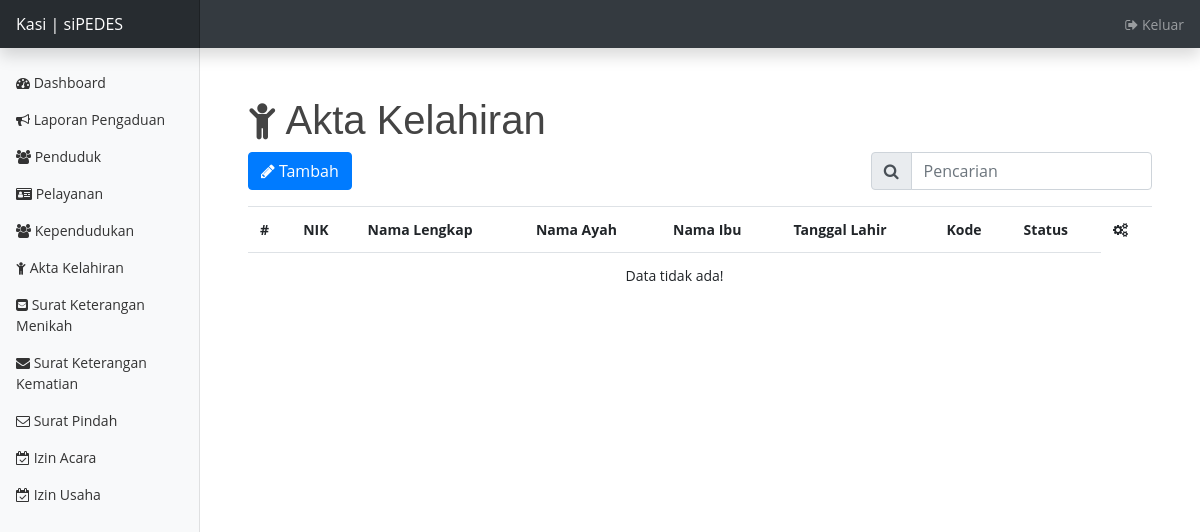
Page /index.php/petugas/akta on the earlier database version.
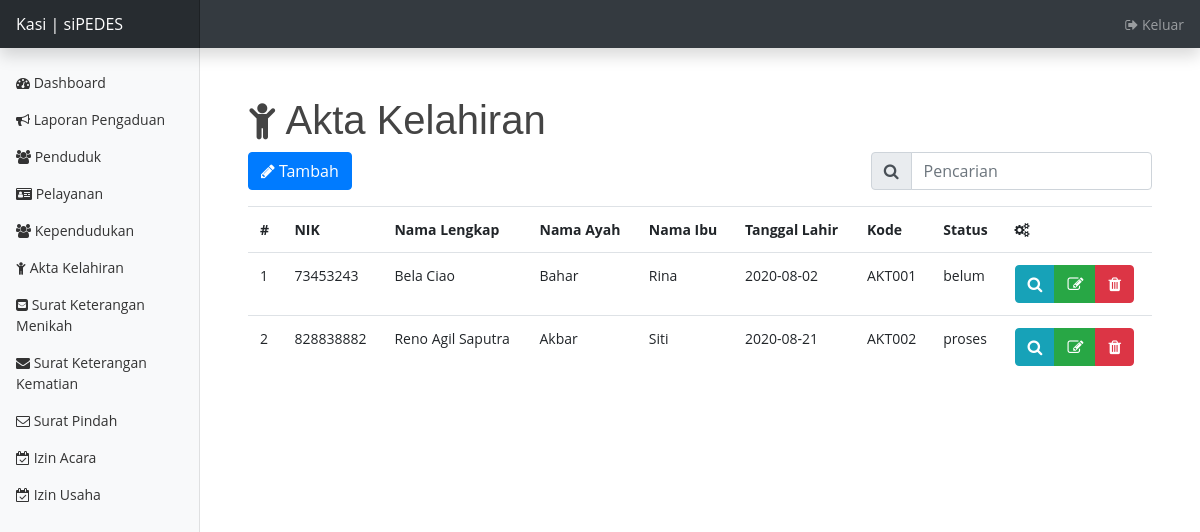
Same page on the later database version.
### tables this page shows
CREATE TABLE `akta_kelahiran` (
  `id_akta_kelahiran` int(11) NOT NULL,
  `id_penduduk` int(11) NOT NULL,
  `nama_lengkap` varchar(255) NOT NULL,
  `tmp_lahir` varchar(255) NOT NULL,
  `tgl_lahir` date NOT NULL,
  `jk` char(1) NOT NULL,
  `kewarganegaraan` varchar(255) NOT NULL,
  `agama` varchar(255) NOT NULL,
  `nama_ayah` varchar(255) NOT NULL,
  `nama_ibu` varchar(255) NOT NULL,
  `alamat` text NOT NULL,
  `rt` int(11) NOT NULL,
  `rw` int(11) NOT NULL,
  `no_rumah` varchar(255) NOT NULL,
  `kelurahan_desa` varchar(255) NOT NULL,
  `kecamatan` varchar(255) NOT NULL,
  `kabupaten_kota` varchar(255) NOT NULL,
  `kode_pos` int(11) NOT NULL,
  `gambar_surat_pengantar` text NOT NULL,
  `waktu` datetime NOT NULL,
  `kode` varchar(255) NOT NULL,
  `status` varchar(255) NOT NULL
);

CREATE TABLE `penduduk` (
  `id_penduduk` int(11) NOT NULL,
  `nik` varchar(255) NOT NULL,
  `no_kk` varchar(255) NOT NULL,
  `nama_lengkap` varchar(255) NOT NULL,
  `tmp_lahir` varchar(255) NOT NULL,
  `tgl_lahir` date NOT NULL,
  `jk` char(1) NOT NULL,
  `kewarganegaraan` varchar(255) NOT NULL,
  `status_perkawinan` varchar(255) NOT NULL,
  `agama` varchar(255) NOT NULL,
  `pekerjaan` varchar(255) NOT NULL,
  `telp` varchar(255) NOT NULL,
  `alamat` text NOT NULL,
  `rt` int(11) NOT NULL,
  `rw` int(11) NOT NULL,
  `no_rumah` varchar(255) NOT NULL,
  `kelurahan_desa` varchar(255) NOT NULL,
  `kecamatan` varchar(255) NOT NULL,
  `kabupaten_kota` varchar(255) NOT NULL,
  `kode_pos` int(11) NOT NULL,
  `kata_sandi` varchar(255) NOT NULL,
  `foto` text NOT NULL
);

### application/controllers/Petugas.php (called while the page is built, shortened)
<?php
class Petugas extends CI_Controller {
	public function __construct(){
		$this->load->library('form_validation');
		$this->load->model('MyModel');
	}
	public function akta() {
		if($this->input->post('search')) {
			$this->db->join('penduduk','penduduk.id_penduduk = akta_kelahiran.id_penduduk','left');
			$this->db->order_by('nik','asc');
			$this->db->like('nik', $this->input->post('search'));
			$this->db->or_like('akta_kelahiran.nama_lengkap', $this->input->post('search'));
			$this->db->or_like('kode', $this->input->post('search'));
			$data['akta'] = $this->db->get('akta_kelahiran')->result_array();
		} else {
			$data['akta'] = $this->MyModel->getAkta();
		}
		$this->load->view('template/header_pet');
		$this->load->view('petugas/akta', $data);
		$this->load->view('template/footer_pet');
	}
}

### index.php (called while the page is built, shortened)
<?php
require_once BASEPATH.'core/CodeIgniter.php';

### application/models/MyModel.php (called while the page is built, shortened)
<?php
class MyModel extends CI_Model {
	public function getAkta() {
		$this->db->select(
			'*,
			akta_kelahiran.nama_lengkap as nama_akta,
			akta_kelahiran.tmp_lahir as tmp_lahir_akta,
			akta_kelahiran.tgl_lahir as tgl_lahir_akta,
			akta_kelahiran.jk as jk_akta,
			akta_kelahiran.kewarganegaraan as kewarganegaraan_akta,
			akta_kelahiran.agama as agama_akta,
			akta_kelahiran.alamat as alamat_akta,
			akta_kelahiran.rt as rt_akta,
			akta_kelahiran.rw as rw_akta,
			akta_kelahiran.no_rumah as no_rumah_akta,
			akta_kelahiran.kelurahan_desa as kelurahan_desa_akta,
			akta_kelahiran.kecamatan as kecamatan_akta,
			akta_kelahiran.kabupaten_kota as kabupaten_kota_akta,
			akta_kelahiran.kode_pos as kode_pos_akta');
		$this->db->join('penduduk','penduduk.id_penduduk = akta_kelahiran.id_penduduk','left');
		$this->db->order_by('nik','asc');
		return $this->db->get('akta_kelahiran')->result_array();
	}
}

### application/views/petugas/akta.php (the view, shortened to what this page needs)
<h1><i class="fa fa-child"></i> Akta Kelahiran</h1>
<div class="row">
	<div class="col-lg-8">
		<a href="<?= base_url('petugas/akta/tambah'); ?>" class="btn btn-primary mb-2"><i class="fa fa-pencil"></i>
			Tambah</a>
	</div>
	<div class="col-lg-4">
		<form action="" method="post">
			<div class="input-group mb-3">
				<div class="input-group-prepend">
					<span class="input-group-text" id="basic-addon1"><i class="fa fa-search"></i></span>
				</div>
				<input type="text" name="search" class="form-control" placeholder="Pencarian" aria-label="Pencarian"
					aria-describedby="basic-addon1">
			</div>
		</form>
	</div>
</div>
<div class="table-responsive">
	<table class="table table-hover">
		<tr>
			<th>#</th>
			<th>NIK</th>
			<th>Nama Lengkap</th>
			<th>Nama Ayah</th>
			<th>Nama Ibu</th>
			<th>Tanggal Lahir</th>
			<th>Kode</th>
			<th>Status</th>
			<th><i class="fa fa-cogs"></i></th>
		</tr>
		<?php if(empty($akta)) : ?>
		<tr>
			<td colspan="8" class="text-center">Data tidak ada!</td>
		</tr>
		<?php endif; ?>
		<?php
			$no = 1;
			foreach($akta as $ac) :
		?>
		<tr>
			<td><?= $no++; ?></td>
			<td><?= $ac['nik']; ?></td>
			<td><?= $ac['nama_akta']; ?></td>
			<td><?= $ac['nama_ayah']; ?></td>
			<td><?= $ac['nama_ibu']; ?></td>
			<td><?= $ac['tgl_lahir_akta']; ?></td>
			<td><?= $ac['kode']; ?></td>
			<td><?= $ac['status']; ?></td>
			<td>
				<div class="btn-group">
					<a href="" data-toggle="modal" data-target="#akta<?= $ac['id_akta_kelahiran']; ?>"
						class="btn btn-info"><i class="fa fa-search"></i></a>
					<a href="<?= base_url('petugas/akta/edit/').$ac['id_akta_kelahiran']; ?>" class="btn btn-success"><i
							class="fa fa-edit"></i></a>
					<a onclick="return confirm('Yakin?')"
						href="<?= base_url('petugas/akta/hapus/').$ac['id_akta_kelahiran']; ?>" class="btn btn-danger"><i
							class="fa fa-trash"></i></a>
				</div>
			</td>
		</tr>
		<?php endforeach; ?>
	</table>
</div>

Differences in the rows shown:
added akta_kelahiran: id_penduduk.nik "73453243", nama_lengkap "Bela Ciao", nama_ayah "Bahar", nama_ibu "Rina", tgl_lahir "2020-08-02", kode "AKT001", status "belum"
added akta_kelahiran: id_penduduk.nik "828838882", nama_lengkap "Reno Agil Saputra", nama_ayah "Akbar", nama_ibu "Siti", tgl_lahir "2020-08-21", kode "AKT002", status "proses"
Other differences:
text no longer shown: "Data tidak ada!"
